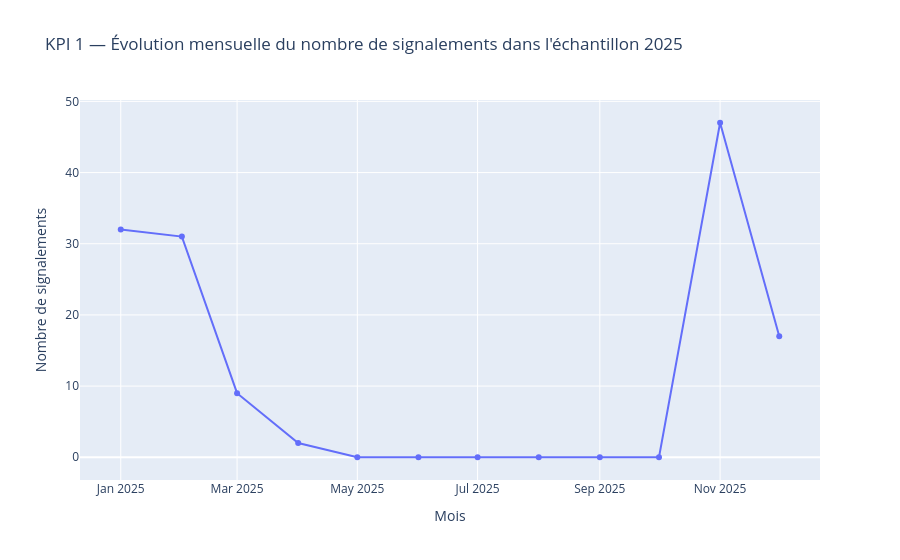

Source (notebook cell):
### Code cell
fig1 = px.line(volume_mois, x="periode", y="nb_signalements", markers=True,
               title="KPI 1 — Évolution mensuelle du nombre de signalements dans l'échantillon 2025")
fig1.update_layout(xaxis_title="Mois", yaxis_title="Nombre de signalements")
fig1.show()

### Figure 1 — Plotly figure (JSON) as saved in the notebook; plotly's stock layout.template omitted (floating-point values rounded to 4 significant figures)
{"data": [{"hovertemplate": "periode=%{x}<br>nb_signalements=%{y}<extra></extra>", "legendgroup": "", "line": {"color": "#636EFA", "dash": "solid"}, "marker": {"symbol": "circle"}, "mode": "lines+markers", "name": "", "orientation": "v", "showlegend": false, "type": "scatter", "x": ["2025-01", "2025-02", "2025-03", "2025-04", "2025-05", "2025-06", "2025-07", "2025-08", "2025-09", "2025-10", "2025-11", "2025-12"], "xaxis": "x", "y": [32, 31, 9, 2, 0, 0, 0, 0, 0, 0, 47, 17], "yaxis": "y"}], "layout": {"legend": {"tracegroupgap": 0}, "title": {"text": "KPI 1 — Évolution mensuelle du nombre de signalements dans l'échantillon 2025"}, "xaxis": {"anchor": "y", "domain": [0, 1], "title": {"text": "Mois"}}, "yaxis": {"anchor": "x", "domain": [0, 1], "title": {"text": "Nombre de signalements"}}}}
